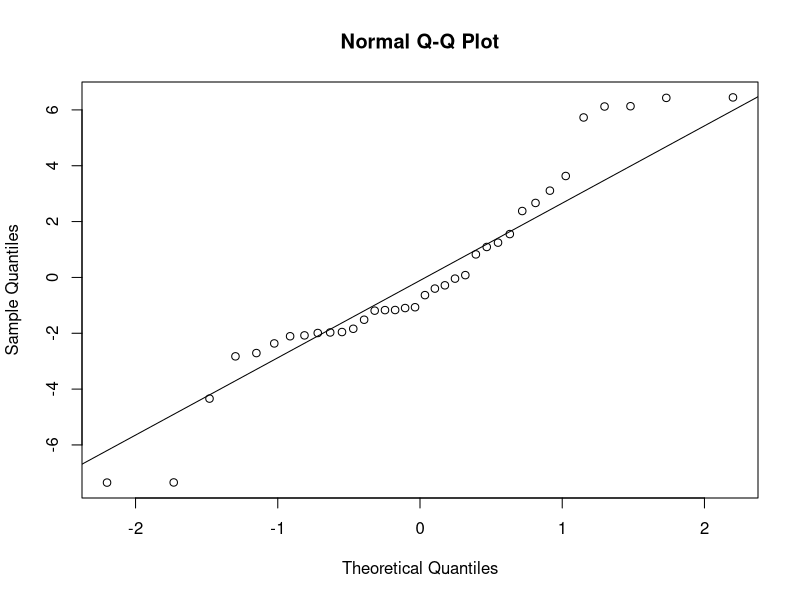
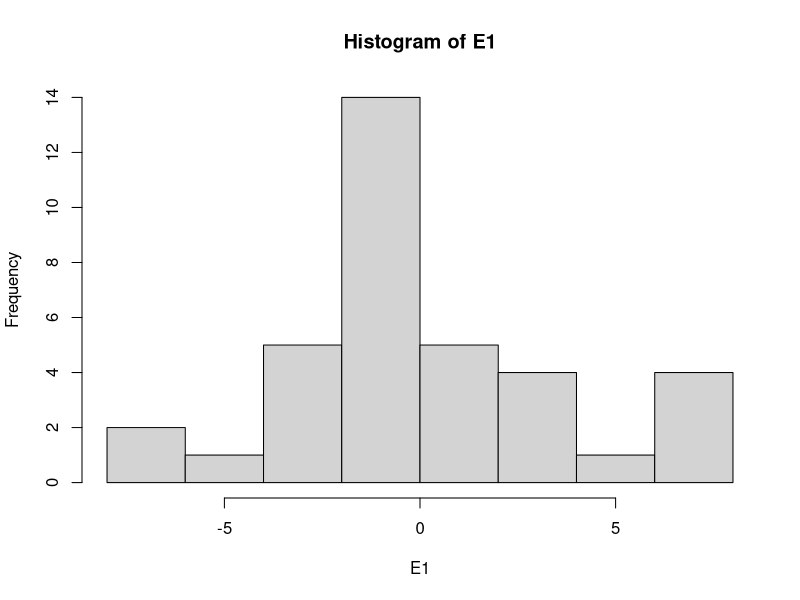
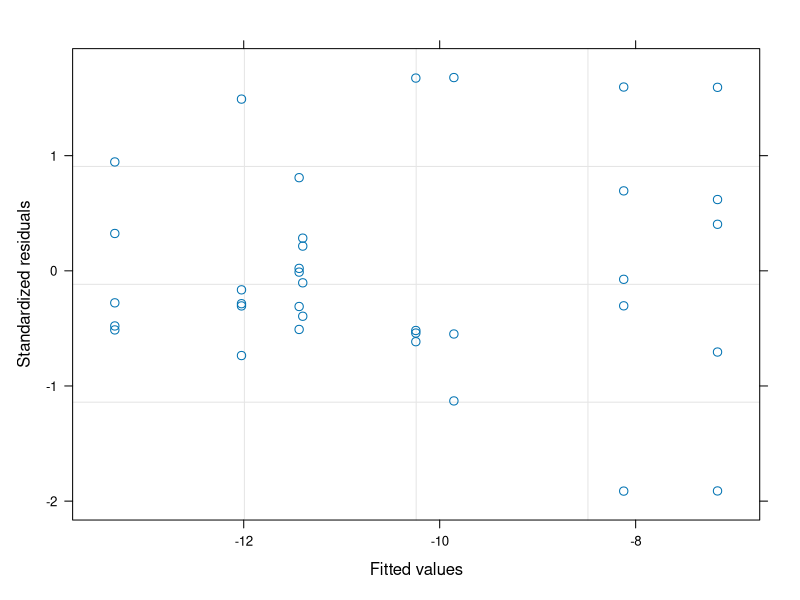

Source code (R) for these figures, in order: (Note: this script raises an error after producing the figures.)
#Author:  Clay Arango
#Creation date: 10-Feb-19
#Script to analyze NDS data from Summer 2018 WSB work with S. Roley and A. Alexiades

#packages
install.packages("nlme")
install.packages("nortest")
install.packages("dplyr")
install.packages("multcomp")
install.packages("MASS")
install.packages("ggplot2")
library(nlme)
library(nortest)
library(dplyr)
library(multcomp)
library(MASS)
library(ggplot2)

#Load data
ring_fall <- read.table(file="ring_fall.csv", header=T, sep=",")

#set variable
d = ring_fall

#evaluate data to make sure factors are correct
names(d)
unique(d$nutrient) #control, N, NP, NPSi, NSi, P, PSi, Si
unique(d$N) #should be 0 and 1
unique(d$P) #should be 0 and 1
unique(d$Si) #should be 0 and 1
unique(d$top) #should be "sponge" and "glass"
#if need to change, use recode function below. 
d$top<-recode(d$top, "cellulose" ="sponge")
str(d)

#convert N and P vand Si alues (0 or 1 for absence or presence) to factors
d$N<-as.factor(d$N)
d$P<-as.factor(d$P)
d$Si<-as.factor(d$Si)
str(d)

#subset data into gpp and cr response
d.cr = subset(d, top=="sponge", data=d)
d.gpp = subset(d, top=="glass", data=d)

#calculate nrr for cr
x = aggregate(d.cr[,8], list(d.cr$nutrient), mean, na.rm=T)
x
d.cr$cr.nrr = d.cr$cr.area/-11.397616 #is there a prettier way to do this?

#calculate nrr for gpp
x = aggregate(d.gpp[,9], list(d.gpp$nutrient), mean, na.rm=T)
x
d.gpp$gpp.nrr = d.gpp$gpp.area/3.270044 #is there a prettier way to do this?

############################################################
#analyze RESPIRATION data
############################################################

M1<-gls(cr.area~N*P*Si, data=d.cr, na.action=na.omit)
E1<-residuals(M1)
qqnorm(E1)
qqline(E1)
ad.test(E1)
   #residuals are not normally distributed, but close p=0.01806
hist(E1)  
plot(M1)

plot(filter(d.cr, !is.na(cr.area)) %>% dplyr::select(nutrient), 
     E1, xlab="nutrient", ylab="Residuals")
bartlett.test(cr.area~nutrient, data=d.cr)
   #variance test is ok

anova(M1)
  
x <- group_by(d.cr, nutrient) %>%  # Grouping function causes subsequent functions to aggregate by season and reach
  summarize(cr.mean = abs(mean(cr.area, na.rm = TRUE)), # na.rm = TRUE to remove missing values
            cr.sd=abs(sd(cr.area, na.rm = TRUE)),  # na.rm = TRUE to remove missing values
            n = sum(!is.na(cr.area)), # of observations, excluding NAs. 
            cr.se=cr.sd/sqrt(n))

ggplot(data=x, aes(x=nutrient, y=cr.mean)) + 
  geom_bar(stat="identity", position=position_dodge(), color = "black") + 
  geom_errorbar(aes(ymin=cr.mean, ymax=cr.mean+cr.se), width=0.2, 
                position=position_dodge(0.9)) + 
  xlab("Nutrient") +
  ylab(expression(Respiration~(ug~O[2]~m^{-2}~h^{-1}))) +
  ylim(0,20) +
  labs(fill="Light") +
  theme_bw() +
  theme(panel.grid.major=element_blank(),
        panel.grid.minor=element_blank(),
        legend.title=element_text(size=6),
        legend.key=element_blank(), 
        legend.position=c(0.5,0.95), 
        legend.text=element_text(size=8), 
        legend.background=element_blank(), 
        legend.direction="horizontal", 
        legend.key.size=unit(0.3, "cm"), 
        axis.title.y=element_text(size=8), 
        axis.title.x=element_text(size=8), 
        axis.text.x=element_text(size=8))

#ggsave('output/figures/Ring_fall.tiff',
#       units="in",
#       width=3.25,
#       height=3.25,
#       dpi=1200,
#       compression="lzw")

#summarize nrr
x <- group_by(d.cr, nutrient) %>%  # Grouping function causes subsequent functions to aggregate by season and reach
  summarize(cr.mean = abs(mean(cr.nrr, na.rm = TRUE)), # na.rm = TRUE to remove missing values
            cr.sd=abs(sd(cr.nrr, na.rm = TRUE)),  # na.rm = TRUE to remove missing values
            n = sum(!is.na(cr.nrr)), # of observations, excluding NAs. 
            cr.se=cr.sd/sqrt(n))

############################################################
#analyze the PRODUCTION data
############################################################

M1<-gls(gpp.area~N*P*Si, data=d.gpp, na.action=na.omit) 
E1<-residuals(M1)
qqnorm(E1)
qqline(E1)
ad.test(E1)
   #residuals are normal

hist(E1, xlab="residuals", main="")
plot(M1)

plot(filter(d.gpp, !is.na(gpp.area)) %>% dplyr::select(nutrient), 
     E1, xlab="nutrient", ylab="Residuals")
bartlett.test(gpp.area~nutrient, data=d.gpp)
   #OK

anova(M1)
  
x <- group_by(d.gpp, nutrient) %>%  # Grouping function causes subsequent functions to aggregate by season and reach
  summarize(gpp.mean = abs(mean(gpp.area, na.rm = TRUE)), # na.rm = TRUE to remove missing values
            gpp.sd=abs(sd(gpp.area, na.rm = TRUE)),  # na.rm = TRUE to remove missing values
            n = sum(!is.na(gpp.area)), # of observations, excluding NAs. 
            gpp.se=gpp.sd/sqrt(n))

ggplot(data=x, aes(x=nutrient, y=gpp.mean)) + 
  geom_bar(stat="identity", position=position_dodge(), color = "black") + 
  geom_errorbar(aes(ymin=gpp.mean, ymax=gpp.mean+gpp.se), width=0.2, 
                position=position_dodge(0.9)) + 
  xlab("Nutrient") +
  ylab(expression(Production~(ug~O[2]~m^{-2}~h^{-1}))) +
  labs(fill="Light") +
  theme_bw() +
  theme(panel.grid.major=element_blank(),
        panel.grid.minor=element_blank(), 
        legend.title=element_text(size=6), 
        legend.key=element_blank(),  
        legend.position=c(0.5,0.95),  
        legend.text=element_text(size=8),  
        legend.background=element_blank(),  
        legend.direction="horizontal",  
        legend.key.size=unit(0.3, "cm"),  
        axis.title.y=element_text(size=8),  
        axis.title.x=element_text(size=8),  
        axis.text.x=element_text(size=8))

#ggsave('output/figures/gppByNutrient.tiff',
#       units="in",
#       width=3.25,
#       height=3.25,
#       dpi=1200,
#       compression="lzw")

#summarize nrr
x <- group_by(d.gpp, nutrient) %>%  # Grouping function causes subsequent functions to aggregate by season and reach
  summarize(gpp.mean = abs(mean(gpp.nrr, na.rm = TRUE)), # na.rm = TRUE to remove missing values
            gpp.sd=abs(sd(gpp.nrr, na.rm = TRUE)),  # na.rm = TRUE to remove missing values
            n = sum(!is.na(gpp.nrr)), # of observations, excluding NAs. 
            gpp.se=gpp.sd/sqrt(n))


#BELOW HERE IS NOT EDITED





############################################################
#analyze the CHL-A biomass on disks

M1<-gls(chla~N*P*light, data=roza_sum.chla, na.action=na.omit)
E1<-residuals(M1)
qqnorm(E1)
qqline(E1)
ad.test(E1)
  #residuals look bad (p=0.001)
hist(E1)
plot(M1)

vf1 = varIdent(form = ~ 1|N*P)
vf2 = varIdent(form = ~ 1|light)
vf3 = varIdent(form = ~ 1|N*P*light)
vf4 = varPower(form = ~ fitted(.)) 
vf5 = varExp(form = ~ fitted(.))
vf6 = varConstPower(form = ~ fitted(.))
vf7 = varExp(form = ~ fitted(.)|nutrient)

M2<-gls(chla~N*P*light, data=roza_sum.chla, na.action=na.omit, weights=vf1)
M3<-gls(chla~N*P*light, data=roza_sum.chla, na.action=na.omit, weights=vf2)
M4<-gls(chla~N*P*light, data=roza_sum.chla, na.action=na.omit, weights=vf3)
M5<-gls(chla~N*P*light, data=roza_sum.chla, na.action=na.omit, weights=vf4)
M6<-gls(chla~N*P*light, data=roza_sum.chla, na.action=na.omit, weights=vf5)
M7<-gls(chla~N*P*light, data=roza_sum.chla, na.action=na.omit, weights=vf6)
M8<-gls(chla~N*P*light, data=roza_sum.chla, na.action=na.omit, weights=vf7)

anova(M1,M2,M3,M4,M5,M6,M7,M8)

#M3 is best on AIC

E3<-residuals(M3)
qqnorm(E3)
qqline(E3)
ad.test(E3)
#residuals are not normal (p=0.001)
hist(E3, xlab="residuals", main="")
plot(M3)
  #hist and plot look good

plot(filter(roza_sum.chla, !is.na(chla)) %>% dplyr::select(light), 
     E3, xlab="light", ylab="Residuals")
bartlett.test(chla~light, data=roza_sum.chla)

plot(filter(roza_sum.chla, !is.na(chla)) %>% dplyr::select(nutrient), 
     E3, xlab="nutrient", ylab="Residuals")
bartlett.test(chla~nutrient, data=roza_sum.chla)

anova(M3)

#light is significant and N and P separately interact with light

x<-roza_sum.chla[complete.cases(roza_sum.chla$chla),]

with(x, 
     interaction.plot(nutrient,light,chla, 
                      ylim=c(0,1.5),lty=c(1,12),lwd=2,ylab="Chlorophyll a", 
                      xlab="Nutrient", trace.label="Light"))

x <- group_by(roza_sum.chla, nutrient, light) %>%  # Grouping function causes subsequent functions to aggregate by season and reach
  summarize(chla.mean = mean(chla, na.rm = TRUE), # na.rm = TRUE to remove missing values
            chla.sd=sd(chla, na.rm = TRUE),  # na.rm = TRUE to remove missing values
            n = sum(!is.na(chla)), # of observations, excluding NAs. 
            chla.se=chla.sd/sqrt(n))

ggplot(data=x, 
       aes(x=nutrient, y=chla.mean, fill=light)) + 
  geom_bar(stat="identity", position=position_dodge(), color = "black") + 
  geom_errorbar(aes(ymin=chla.mean, ymax=chla.mean+chla.se), width=0.2, 
                position=position_dodge(0.9)) + 
  scale_fill_manual(values=c("white","black")) +
  xlab("Nutrient") +
  ylab(expression(Chlorophyll~a~(ug~cm^{-2}))) +
  ylim(0,1.7) +
  labs(fill="Light") +
  theme_bw() +
  theme(panel.grid.major=element_blank(), 
        panel.grid.minor=element_blank(), 
        legend.title=element_text(size=6), 
        legend.key=element_blank(), 
        legend.position=c(0.5,0.95), 
        legend.text=element_text(size=8), 
        legend.background=element_blank(), 
        legend.direction="horizontal", 
        legend.key.size=unit(0.3, "cm"), 
        axis.title.y=element_text(size=8), 
        axis.title.x=element_text(size=8), 
        axis.text.x=element_text(size=8))

ggsave('output/figures/chlaByNutrientLight.tiff',
       units="in",
       width=3.25,
       height=3.25,
       dpi=1200,
       compression="lzw")



############################################################
############################################################
#calculate nrr mean and standard error
x1 <- group_by(roza_sum, nutrient, light) %>%  # Grouping function causes subsequent functions to aggregate by season and reach
  summarize(chla.nrr.mean = mean(chla.nrr, na.rm = TRUE), # na.rm = TRUE to remove missing values
            chla.nrr.sd=sd(chla.nrr, na.rm = TRUE),  # na.rm = TRUE to remove missing values
            chla.n = sum(!is.na(chla.nrr)), # of observations, excluding NAs. 
            chla.nrr.se=chla.nrr.sd/sqrt(chla.n))


x2 <- group_by(roza_sum, nutrient, light) %>%  # Grouping function causes subsequent functions to aggregate by season and reach
  summarize(gpp.nrr.mean = mean(gpp.nrr, na.rm = TRUE), # na.rm = TRUE to remove missing values
            gpp.nrr.sd=sd(gpp.nrr, na.rm = TRUE),  # na.rm = TRUE to remove missing values
            gpp.n = sum(!is.na(gpp.nrr)), # of observations, excluding NAs. 
            gpp.nrr.se=gpp.nrr.sd/sqrt(gpp.n))

x3 <- group_by(roza_sum, nutrient, light) %>%  # Grouping function causes subsequent functions to aggregate by season and reach
  summarize(cr.nrr.mean = mean(cr.nrr, na.rm = TRUE), # na.rm = TRUE to remove missing values
            cr.nrr.sd=sd(cr.nrr, na.rm = TRUE),  # na.rm = TRUE to remove missing values
            cr.n = sum(!is.na(cr.nrr)), # of observations, excluding NAs. 
            cr.nrr.se=cr.nrr.sd/sqrt(cr.n))

roza_sum.nrr<-cbind(x1,x2,x3)
roza_sum.nrr <- roza_sum.nrr[, !duplicated(colnames(roza_sum.nrr))]
write.csv(roza_sum.nrr, "roza_sum.nrr.csv")
